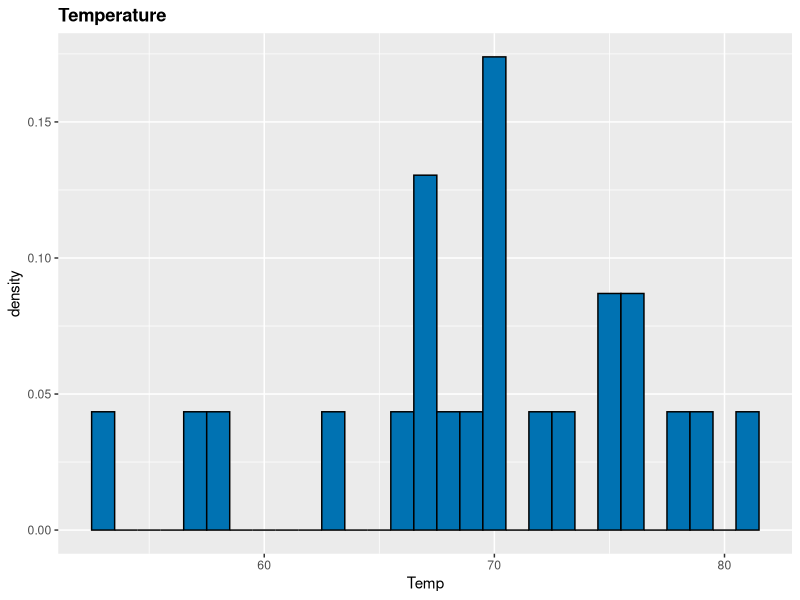
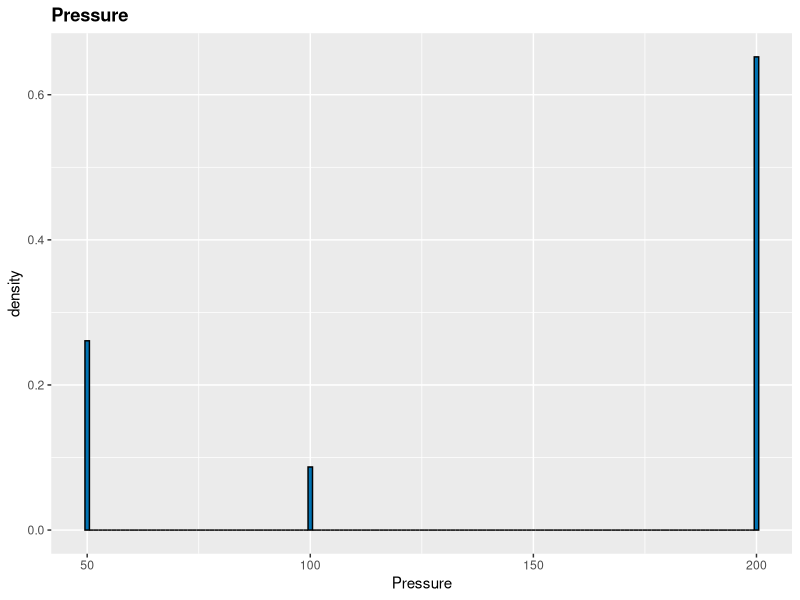
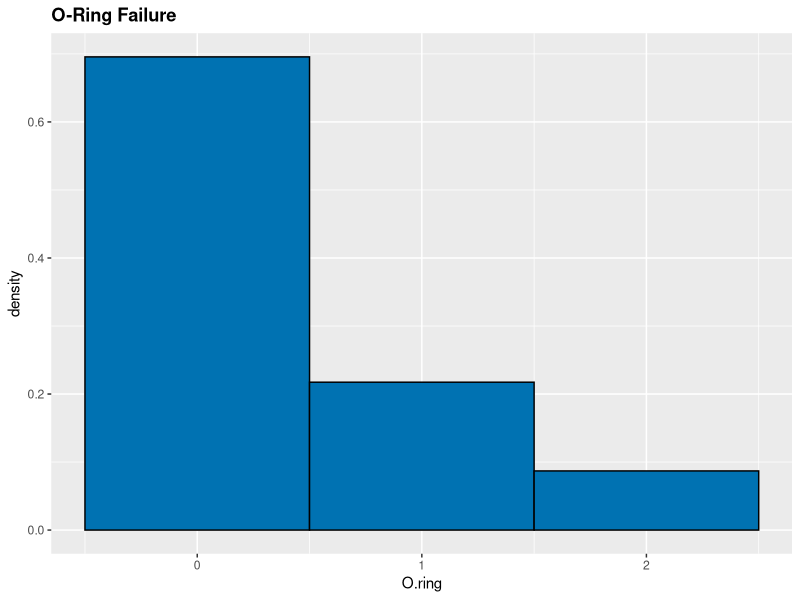
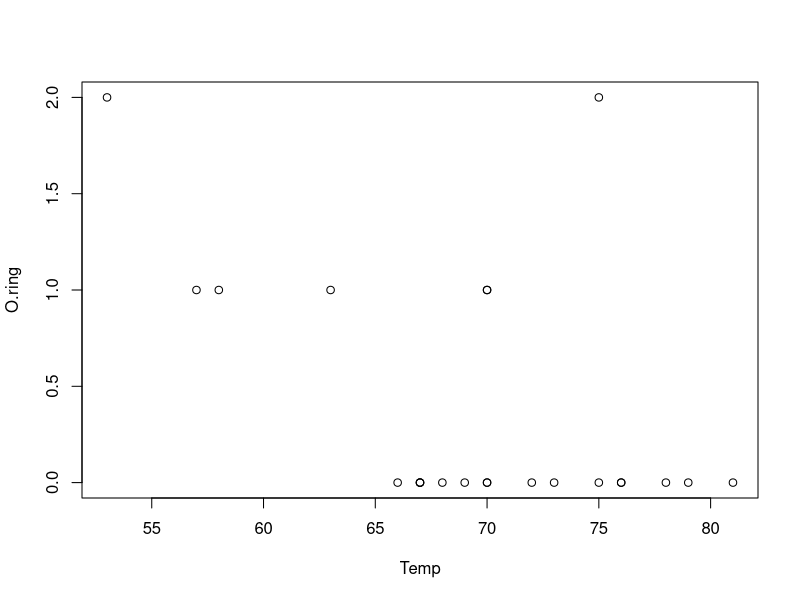
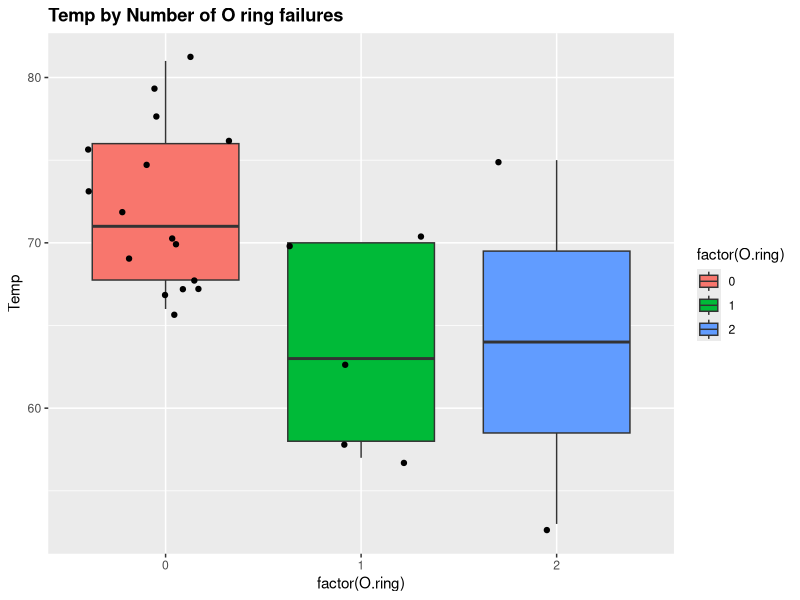
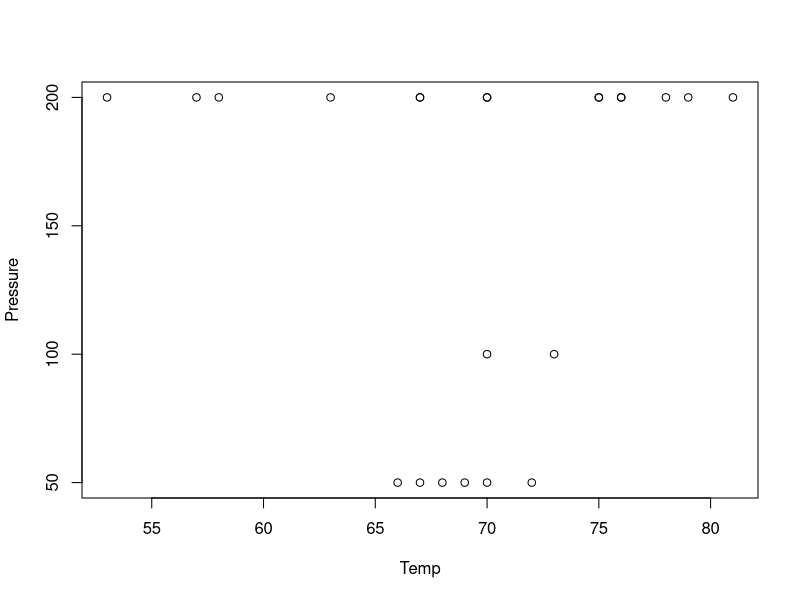
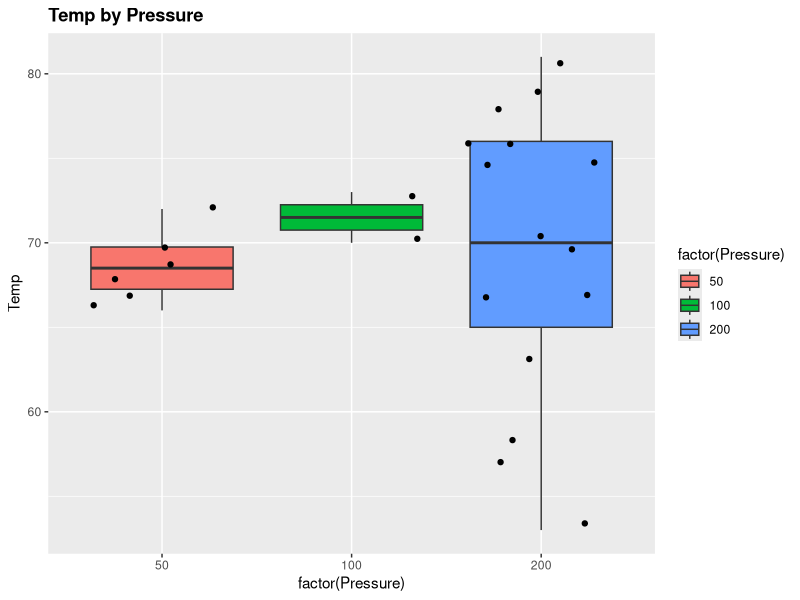
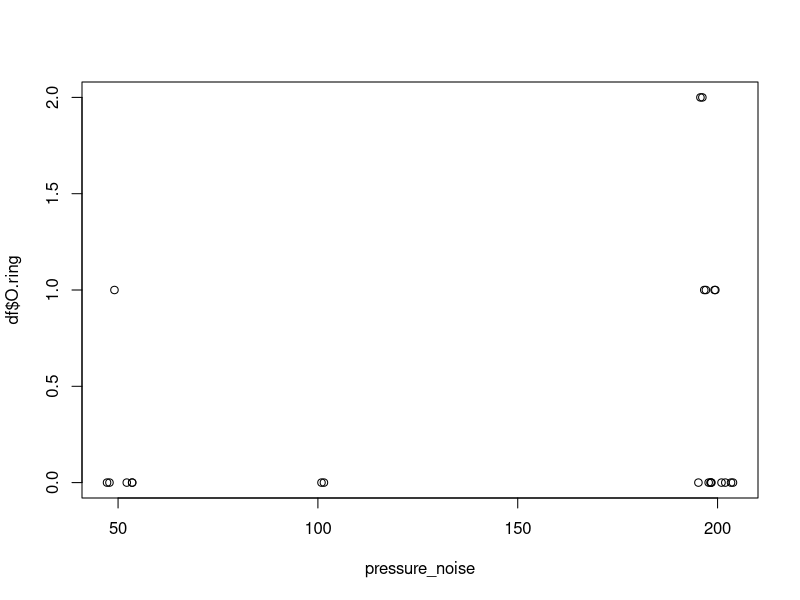

Recreate these plots in R, in order. (Note: this script raises an error after producing the figures.)
## ---- chunk 1
knitr::opts_chunk$set(echo = TRUE)
## ---- chunk 2
library(car)
library(dplyr)
library(Hmisc)
library(ggplot2)

df <- read.table(file = "challenger.csv", header = TRUE, sep = ",")
df

## ---- chunk 3

ggplot(df, aes(x = Temp)) +
  geom_histogram(aes(y = ..density..), binwidth = 1, fill="#0072B2", colour="black") +
  ggtitle("Temperature") + 
  theme(plot.title = element_text(lineheight=1, face="bold"))

ggplot(df, aes(x = Pressure)) +
  geom_histogram(aes(y = ..density..), binwidth = 1, fill="#0072B2", colour="black") +
  ggtitle("Pressure") + 
  theme(plot.title = element_text(lineheight=1, face="bold"))

ggplot(df, aes(x = O.ring)) +
  geom_histogram(aes(y = ..density..), binwidth = 1, fill="#0072B2", colour="black") +
  ggtitle("O-Ring Failure") + 
  theme(plot.title = element_text(lineheight=1, face="bold"))

## ---- chunk 4
summary(df)
describe(df)
## ---- chunk 5
plot(O.ring ~ Temp, data = df)

ggplot(df, aes(factor(O.ring), Temp)) +  
  geom_boxplot(aes(fill = factor(O.ring))) + 
  geom_jitter() +
  ggtitle("Temp by Number of O ring failures") + 
  theme(plot.title = element_text(lineheight=1, face="bold")) 

plot(Pressure ~ Temp, data = df)

ggplot(df, aes(factor(Pressure), Temp)) +  
  geom_boxplot(aes(fill = factor(Pressure))) + 
  geom_jitter() +
  ggtitle("Temp by Pressure") + 
  theme(plot.title = element_text(lineheight=1, face="bold")) 

noise <- runif(length(df$Pressure), min=-5, max = 5)
pressure_noise <- df$Pressure + noise
plot(pressure_noise, df$O.ring)

## ---- chunk 6
#create a new dataframe that treats each o-ring independently
df2 <- data.frame(expand.grid(Flight = seq(1, 23, 1), O.ring.label = seq(1, 6, 1), Temp = 0, 
                   Pressure = 0, O.ring.fail = 0))
rownames(df2) <- paste(df2$Flight, df2$O.ring.label) #flight + o ring #

for(row in rownames(df2)){
  fl <- df2[row, ]$Flight
  
  df2[row, ]$Temp <- df[df$Flight == fl, ]$Temp # set Temp
  df2[row, ]$Pressure <- df[df$Flight == fl, ]$Pressure # set Pressure
  df2[row, ]$O.ring.fail <- ifelse(df2[row, ]$O.ring.label <= 
                                     df[df$Flight == fl, ]$O.ring, 1, 0)  # set O.ring.fail
  
}

df2

## ---- chunk 7

ggplot(df2, aes(factor(O.ring.fail), Temp)) +  
  geom_boxplot(aes(fill = factor(O.ring.fail))) + 
  geom_jitter() +
  ggtitle("Temp by Presence of O-ring failure") + 
  theme(plot.title = element_text(lineheight=1, face="bold")) 

## ---- chunk 8
model1.binom <- glm(O.ring/Number ~ Temp + Pressure, data = df, family = binomial,weights=Number)
model1.bern <- glm(O.ring.fail ~ Temp + Pressure, data = df2, family = binomial)
summary(model1.binom)
summary(model1.bern)
## ---- chunk 9
model1 <- glm(O.ring/Number ~ Temp + Pressure, data = df, family = binomial,weights=Number)
summary(model1)
## ---- chunk 10
ha <- model1
h0 <- glm(O.ring/Number ~ Pressure, data = df, family = binomial, weights = Number)
anova(h0, ha, test = "Chisq")
h0 <- glm(O.ring/Number ~ Temp, data = df, family = binomial, weights = Number)
anova(h0, ha, test = "Chisq")
## ---- chunk 11
model2 <- h0
summary(model2)
## ---- chunk 12
#pi vs. Temp  ## QUESTION - the books says to plot _pi_ vs temp, not pi hat. I assume they're looking for the latter, though? 
newdf <- data.frame(Temp = seq(from = 31, to = 81, by = 1))

lp.hat <- predict.glm(model2, newdata = newdf, type = "link", se.fit = TRUE)
lp.hat.mean <- lp.hat$fit
pi.hat <- exp(lp.hat.mean) / (1 + exp(lp.hat.mean))

plot(newdf$Temp, pi.hat, ylim = range(c(0,1)),
     xlab = "Temperature", ylab = "Predicted Prob of single O-ring failure", 
     main = "Predicted Pi vs. Temperature", type = 'l', col = 'black', lwd = 2)

#expected number of failures vs. Temp

plot(newdf$Temp, pi.hat * 6, ylim = range(c(0,6)),
     xlab = "Temperature", ylab = "Predicted Number of O-ring failures", 
     main = "Predicted O-ring Failures vs. Temperature", type = 'l', col = 'blue', lwd = 2)

## ---- chunk 13
#jeff's way
lp.hat.lci <- lp.hat$fit - 1.96 * lp.hat$se.fit
lp.hat.uci <- lp.hat$fit + 1.96 * lp.hat$se.fit


pi.hat.lci <- exp(lp.hat.lci) / (1 + exp(lp.hat.lci))
pi.hat.uci <- exp(lp.hat.uci) / (1 + exp(lp.hat.uci))

### Plot predicted probabilities
plot(newdf$Temp, pi.hat, ylim = range(c(pi.hat.lci, pi.hat.uci)),
     xlab = "Temperature", ylab = "Predicted Prob of single O-ring failure", 
     main= "Predicted Prob of single O-ring failure", type = 'l', col = 'black', lwd = 2)
lines(newdf$Temp, pi.hat.lci, col = 'red', lwd = 0.5)
lines(newdf$Temp, pi.hat.uci, col = 'red', lwd = 0.5)



#book way
ci.pi <- function(newdata, mod.fit.obj, alpha){
  linear.pred <- predict(object = mod.fit.obj, newdata = newdata, type = "link", se = TRUE)
  CI.lin.pred.lower <- linear.pred$fit - qnorm(p = 1-alpha/2)*linear.pred$se
  CI.lin.pred.upper <- linear.pred$fit + qnorm(p = 1-alpha/2)*linear.pred$se
  CI.pi.lower <- exp(CI.lin.pred.lower) / (1 + exp(CI.lin.pred.lower))
  CI.pi.upper <- exp(CI.lin.pred.upper) / (1+ exp(CI.lin.pred.upper))
  list(lower = CI.pi.lower, upper = CI.pi.upper)
}

plot(newdf$Temp, pi.hat, ylim = range(c(pi.hat.lci, pi.hat.uci)),
     xlab = "Temperature", ylab = "Predicted Prob of single O-ring failure", 
     main= "Predicted Prob of single O-ring failure", type = 'l', col = 'black', lwd = 2)
curve(expr = ci.pi(newdata = data.frame(Temp = x), mod.fit.obj = model2, alpha = 0.05)$lower, col = "green", lty = "dotdash", add = TRUE, xlim = c(31, 81))
curve(expr = ci.pi(newdata = data.frame(Temp = x), mod.fit.obj = model2, alpha = 0.05)$upper, col = "green", lty = "dotdash", add = TRUE, xlim = c(31, 81))

## ---- chunk 14
#define sigmoid function for computing values of pi
sigmoid = function(x) {
   1 / (1 + exp(-x))
}

#start with the parameter estimates from our model and our Temp data
beta0 = model2$coefficients[1]
beta1 = model2$coefficients[2]
x <- df$Temp
pi <- sigmoid(beta0 + beta1*x)
weights <- df$Number

#simulate new O.ring failure counts to estimate new model parameters
sim <- function(){
  #simulate new O.ring failure counts as binomial random variable with n=6 trials and p=pi probability of success
  y <- rbinom(n = length(x), size = 6, prob = pi)

  #fit a new regression model on the simulated O.ring failure counts
  mod.fit <- glm(y/weights ~ x, family = binomial, weights = weights)
  beta0.star = mod.fit$coefficients[1]
  beta1.star = mod.fit$coefficients[2]

  #use new model to compute predicted probability of O.ring failure at Temp = 31 and 72 degrees
  pi_star.31degrees <- sigmoid(beta0.star + beta1.star*31)
  pi_star.72degrees <- sigmoid(beta0.star + beta1.star*72)
  return(c(pi_star.31degrees,pi_star.72degrees))
}

#run simulation 10000 times
n=10000
sim_vals <- replicate(n,sim())

#plot distribution of computed pi values and return the 90% conf interval for Temp = 31 degrees
hist(sim_vals[1,], freq = T, xlab = "Probability of O-ring Failure", main = "Histogram of 10000 Estimates of Probability of O-ring Failure at 31 Degrees")
quantile(sim_vals[1,],c(0.05,0.95))

#plot distribution of computed pi values and return the 90% conf interval for Temp = 72 degrees
hist(sim_vals[2,], freq = T, xlab = "Probability of O-ring Failure", main = "Histogram of 10000 Estimates of Probability of O-ring Failure at 72 Degrees")
quantile(sim_vals[2,],c(0.05,0.95))
## ---- chunk 15
model3 <- glm(O.ring/Number ~ Temp + I(Temp^2), data = df, family = binomial, weights = Number)
summary(model3)
ha <- model3
anova(h0, ha, test = "Chisq")
## ---- chunk 16
model4 <- glm(O.ring/Number ~ Temp + log.Pressure, data = df, family = binomial, weights = Number)
summary(model4)
ha <- model4
anova(h0, ha, test = "Chisq")
## ---- chunk 17
model4 <- glm(O.ring/Number ~ Temp + translate.Pressure, data = df, family = binomial, weights = Number)
summary(model4)
ha <- model4
anova(h0, ha, test = "Chisq")
## ---- chunk 18
df$bin.Temp = df$Temp<67
model4 <- glm(O.ring/Number ~ bin.Temp, data = df, family = binomial, weights = Number)
summary(model4)

df$bin.Temp = df$Temp<65
model4 <- glm(O.ring/Number ~ bin.Temp, data = df, family = binomial, weights = Number)
summary(model4)
## ---- chunk 19
#pi vs. Temp  ## QUESTION - the books says to plot _pi_ vs temp, not pi hat. I assume they're looking for the latter, though? 
newdf <- data.frame(bin.Temp = c(TRUE,F))

lp.hat <- predict.glm(model4, newdata = newdf, type = "link", se.fit = TRUE)
lp.hat.mean <- lp.hat$fit
pi.hat <- exp(lp.hat.mean) / (1 + exp(lp.hat.mean))

plot(newdf$bin.Temp, pi.hat, ylim = range(c(0,1)),
     xlab = "Binned Temperature", ylab = "Predicted Prob of single O-ring failure", 
     main = "Predicted Pi vs. Temperature", type = 'l', col = 'black', lwd = 2)

#expected number of failures vs. Temp

plot(newdf$bin.Temp, pi.hat * 6, ylim = range(c(0,6)),
     xlab = "Binned Temperature", ylab = "Predicted Number of O-ring failures", 
     main = "Predicted O-ring Failures vs. Temperature", type = 'l', col = 'blue', lwd = 2)
